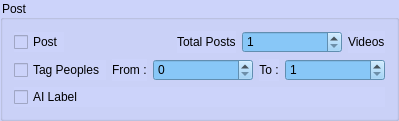
              <widget class="QGroupBox" name="groupBox_15">
               <property name="styleSheet">
                <string notr="true">background-color: rgb(204, 211, 250);</string>
               </property>
               <property name="title">
                <string>Post</string>
               </property>
               <layout class="QVBoxLayout" name="verticalLayout_10">
                <item>
                 <layout class="QHBoxLayout" name="horizontalLayout_26" stretch="0,0,0,0,0">
                  <item>
                   <widget class="QCheckBox" name="post_video">
                    <property name="styleSheet">
                     <string notr="true">background-color: rgb(204, 211, 250);</string>
                    </property>
                    <property name="text">
                     <string>Post</string>
                    </property>
                   </widget>
                  </item>
                  <item>
                   <spacer name="horizontalSpacer_4">
                    <property name="orientation">
                     <enum>Qt::Horizontal</enum>
                    </property>
                    <property name="sizeHint" stdset="0">
                     <size>
                      <width>40</width>
                      <height>20</height>
                     </size>
                    </property>
                   </spacer>
                  </item>
                  <item>
                   <widget class="QLabel" name="label_7">
                    <property name="text">
                     <string>Total Posts</string>
                    </property>
                   </widget>
                  </item>
                  <item>
                   <widget class="QSpinBox" name="total_posts_video">
                    <property name="minimumSize">
                     <size>
                      <width>100</width>
                      <height>0</height>
                     </size>
                    </property>
                    <property name="styleSheet">
                     <string notr="true">background-color: rgb(136, 199, 247);</string>
                    </property>
                    <property name="minimum">
                     <number>1</number>
                    </property>
                   </widget>
                  </item>
                  <item>
                   <widget class="QLabel" name="label_8">
                    <property name="text">
                     <string>Videos</string>
                    </property>
                   </widget>
                  </item>
                 </layout>
                </item>
                <item>
                 <layout class="QHBoxLayout" name="horizontalLayout_27" stretch="11,1,0,0,0">
                  <item>
                   <widget class="QCheckBox" name="video_tag">
                    <property name="styleSheet">
                     <string notr="true">background-color: rgb(204, 211, 250);</string>
                    </property>
                    <property name="text">
                     <string>Tag Peoples</string>
                    </property>
                   </widget>
                  </item>
                  <item>
                   <widget class="QLabel" name="from_16">
                    <property name="layoutDirection">
                     <enum>Qt::LeftToRight</enum>
                    </property>
                    <property name="styleSheet">
                     <string notr="true">background-color: rgb(204, 211, 250);</string>
                    </property>
                    <property name="text">
                     <string>From :</string>
                    </property>
                   </widget>
                  </item>
                  <item>
                   <widget class="QSpinBox" name="video_tag_from">
                    <property name="minimumSize">
                     <size>
                      <width>100</width>
                      <height>0</height>
                     </size>
                    </property>
                    <property name="styleSheet">
                     <string notr="true">background-color: rgb(136, 199, 247);</string>
                    </property>
                   </widget>
                  </item>
                  <item>
                   <widget class="QLabel" name="to_16">
                    <property name="styleSheet">
                     <string notr="true">background-color: rgb(204, 211, 250);</string>
                    </property>
                    <property name="text">
                     <string>To :</string>
                    </property>
                    <property name="alignment">
                     <set>Qt::AlignCenter</set>
                    </property>
                   </widget>
                  </item>
                  <item>
                   <widget class="QSpinBox" name="video_tag_to">
                    <property name="minimumSize">
                     <size>
                      <width>100</width>
                      <height>0</height>
                     </size>
                    </property>
                    <property name="styleSheet">
                     <string notr="true">background-color: rgb(136, 199, 247);</string>
                    </property>
                    <property name="minimum">
                     <number>1</number>
                    </property>
                   </widget>
                  </item>
                 </layout>
                </item>
                <item>
                 <widget class="QCheckBox" name="ai_label_videos">
                  <property name="text">
                   <string>AI Label</string>
                  </property>
                 </widget>
                </item>
               </layout>
              </widget>
